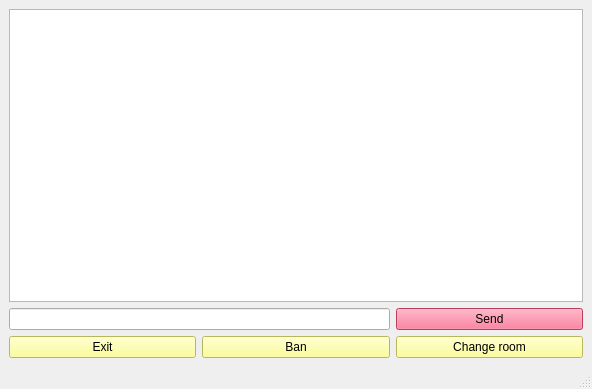
<?xml version="1.0" encoding="UTF-8"?>
<ui version="4.0">
 <class>MainGame</class>
 <widget class="QMainWindow" name="MainGame">
  <property name="geometry">
   <rect>
    <x>0</x>
    <y>0</y>
    <width>592</width>
    <height>389</height>
   </rect>
  </property>
  <property name="minimumSize">
   <size>
    <width>592</width>
    <height>389</height>
   </size>
  </property>
  <property name="windowTitle">
   <string>MainWindow</string>
  </property>
  <widget class="QWidget" name="centralwidget">
   <layout class="QGridLayout" name="gridLayout_2">
    <item row="0" column="0">
     <layout class="QGridLayout" name="gridLayout">
      <item row="1" column="2">
       <widget class="QPushButton" name="send_btn">
        <property name="styleSheet">
         <string notr="true">background-color: rgb(255, 85, 127);</string>
        </property>
        <property name="text">
         <string>Send</string>
        </property>
       </widget>
      </item>
      <item row="2" column="2">
       <widget class="QPushButton" name="room_btn">
        <property name="styleSheet">
         <string notr="true">background-color: rgb(255, 255, 127);</string>
        </property>
        <property name="text">
         <string>Change room</string>
        </property>
       </widget>
      </item>
      <item row="2" column="0">
       <widget class="QPushButton" name="exit_btn">
        <property name="styleSheet">
         <string notr="true">background-color: rgb(255, 255, 127);</string>
        </property>
        <property name="text">
         <string>Exit</string>
        </property>
       </widget>
      </item>
      <item row="0" column="0" colspan="3">
       <widget class="QTextEdit" name="chat_wind">
        <property name="readOnly">
         <bool>true</bool>
        </property>
       </widget>
      </item>
      <item row="2" column="1">
       <widget class="QPushButton" name="ban_btn">
        <property name="styleSheet">
         <string notr="true">background-color: rgb(255, 255, 127);</string>
        </property>
        <property name="text">
         <string>Ban</string>
        </property>
       </widget>
      </item>
      <item row="1" column="0" colspan="2">
       <widget class="QLineEdit" name="input_chat"/>
      </item>
     </layout>
    </item>
   </layout>
  </widget>
  <widget class="QMenuBar" name="menubar">
   <property name="geometry">
    <rect>
     <x>0</x>
     <y>0</y>
     <width>592</width>
     <height>18</height>
    </rect>
   </property>
  </widget>
  <widget class="QStatusBar" name="statusbar"/>
 </widget>
 <resources/>
 <connections/>
</ui>
